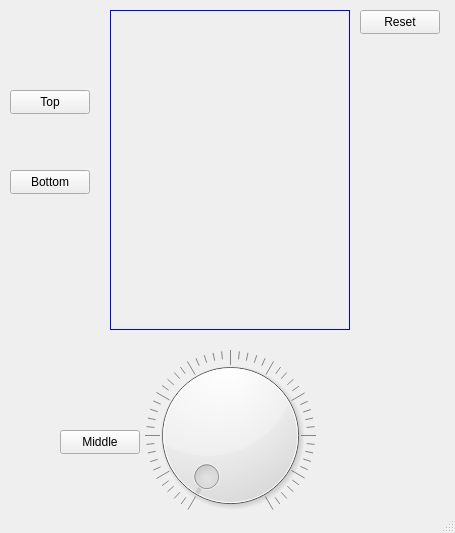
<?xml version="1.0" encoding="UTF-8"?>
<ui version="4.0">
 <class>TestWindow</class>
 <widget class="QMainWindow" name="TestWindow">
  <property name="geometry">
   <rect>
    <x>0</x>
    <y>0</y>
    <width>455</width>
    <height>533</height>
   </rect>
  </property>
  <property name="windowTitle">
   <string>Pendant Simulator</string>
  </property>
  <widget class="QWidget" name="centralwidget">
   <widget class="LcdWidget" name="lcd" native="true">
    <property name="geometry">
     <rect>
      <x>110</x>
      <y>10</y>
      <width>240</width>
      <height>320</height>
     </rect>
    </property>
    <property name="minimumSize">
     <size>
      <width>240</width>
      <height>320</height>
     </size>
    </property>
    <property name="maximumSize">
     <size>
      <width>240</width>
      <height>320</height>
     </size>
    </property>
    <property name="cursor">
     <cursorShape>PointingHandCursor</cursorShape>
    </property>
    <property name="styleSheet">
     <string notr="true">border: 1px solid blue;</string>
    </property>
   </widget>
   <widget class="QPushButton" name="btnReset">
    <property name="geometry">
     <rect>
      <x>360</x>
      <y>10</y>
      <width>80</width>
      <height>24</height>
     </rect>
    </property>
    <property name="text">
     <string>Reset</string>
    </property>
   </widget>
   <widget class="QPushButton" name="btnTop">
    <property name="geometry">
     <rect>
      <x>10</x>
      <y>90</y>
      <width>80</width>
      <height>24</height>
     </rect>
    </property>
    <property name="text">
     <string>Top</string>
    </property>
   </widget>
   <widget class="QPushButton" name="btnBottom">
    <property name="geometry">
     <rect>
      <x>10</x>
      <y>170</y>
      <width>80</width>
      <height>24</height>
     </rect>
    </property>
    <property name="text">
     <string>Bottom</string>
    </property>
   </widget>
   <widget class="QDial" name="wheel">
    <property name="geometry">
     <rect>
      <x>110</x>
      <y>350</y>
      <width>241</width>
      <height>171</height>
     </rect>
    </property>
    <property name="orientation">
     <enum>Qt::Orientation::Horizontal</enum>
    </property>
    <property name="wrapping">
     <bool>false</bool>
    </property>
    <property name="notchesVisible">
     <bool>true</bool>
    </property>
   </widget>
   <widget class="QPushButton" name="btnWheel">
    <property name="geometry">
     <rect>
      <x>60</x>
      <y>430</y>
      <width>80</width>
      <height>24</height>
     </rect>
    </property>
    <property name="text">
     <string>Middle</string>
    </property>
   </widget>
  </widget>
  <widget class="QStatusBar" name="statusbar"/>
 </widget>
 <customwidgets>
  <customwidget>
   <class>LcdWidget</class>
   <extends>QWidget</extends>
   <header location="global">forms/lcdwidget.h</header>
   <container>1</container>
  </customwidget>
 </customwidgets>
 <resources/>
 <connections/>
</ui>
